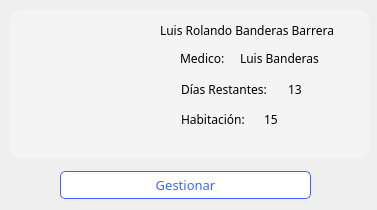
<?xml version="1.0" encoding="UTF-8"?>
<ui version="4.0">
 <class>recepcionista_tarjeta_internados</class>
 <widget class="QWidget" name="recepcionista_tarjeta_internados">
  <property name="geometry">
   <rect>
    <x>0</x>
    <y>0</y>
    <width>377</width>
    <height>210</height>
   </rect>
  </property>
  <property name="windowTitle">
   <string>Form</string>
  </property>
  <widget class="QLabel" name="label">
   <property name="geometry">
    <rect>
     <x>10</x>
     <y>10</y>
     <width>359</width>
     <height>149</height>
    </rect>
   </property>
   <property name="styleSheet">
    <string notr="true">background: #F4F4F4;
border-radius: 10px;</string>
   </property>
   <property name="text">
    <string/>
   </property>
  </widget>
  <widget class="QLabel" name="lbl_prioridad_medico_tarjeta_horario">
   <property name="geometry">
    <rect>
     <x>181</x>
     <y>111</y>
     <width>75</width>
     <height>16</height>
    </rect>
   </property>
   <property name="minimumSize">
    <size>
     <width>75</width>
     <height>0</height>
    </size>
   </property>
   <property name="maximumSize">
    <size>
     <width>75</width>
     <height>16777215</height>
    </size>
   </property>
   <property name="font">
    <font>
     <family>Montserrat</family>
    </font>
   </property>
   <property name="styleSheet">
    <string notr="true">background: #F4F4F4;</string>
   </property>
   <property name="text">
    <string>Habitación:</string>
   </property>
  </widget>
  <widget class="QLabel" name="lbl_dias_restantes">
   <property name="geometry">
    <rect>
     <x>288</x>
     <y>81</y>
     <width>16</width>
     <height>16</height>
    </rect>
   </property>
   <property name="font">
    <font>
     <family>Montserrat</family>
    </font>
   </property>
   <property name="styleSheet">
    <string notr="true">background: #F4F4F4;
</string>
   </property>
   <property name="text">
    <string>13</string>
   </property>
  </widget>
  <widget class="QPushButton" name="btn_gestionar_internado">
   <property name="geometry">
    <rect>
     <x>60</x>
     <y>171</y>
     <width>251</width>
     <height>28</height>
    </rect>
   </property>
   <property name="font">
    <font>
     <family>Montserrat</family>
     <pointsize>10</pointsize>
    </font>
   </property>
   <property name="styleSheet">
    <string notr="true">*{
	background-color: white;
	color: #3E64FF;
	border: 1px solid #3E64FF;
	border-radius: 5px;
	padding: 5px;
}

:hover{
	color: white;
	background-color: #3E64FF;
}</string>
   </property>
   <property name="text">
    <string>Gestionar</string>
   </property>
  </widget>
  <widget class="QLabel" name="lbl_nombre_paciente">
   <property name="geometry">
    <rect>
     <x>160</x>
     <y>20</y>
     <width>201</width>
     <height>20</height>
    </rect>
   </property>
   <property name="font">
    <font>
     <family>Montserrat</family>
    </font>
   </property>
   <property name="styleSheet">
    <string notr="true">background:none;</string>
   </property>
   <property name="text">
    <string>Luis Rolando Banderas Barrera</string>
   </property>
  </widget>
  <widget class="QLabel" name="lbl_foto_paciente">
   <property name="geometry">
    <rect>
     <x>20</x>
     <y>25</y>
     <width>100</width>
     <height>100</height>
    </rect>
   </property>
   <property name="styleSheet">
    <string notr="true">background:none;</string>
   </property>
   <property name="text">
    <string/>
   </property>
   <property name="pixmap">
    <pixmap resource="../../resources.qrc">:/imagenes/Imagenes/imgPrueba.png</pixmap>
   </property>
   <property name="scaledContents">
    <bool>true</bool>
   </property>
  </widget>
  <widget class="QLabel" name="label_2">
   <property name="geometry">
    <rect>
     <x>181</x>
     <y>81</y>
     <width>99</width>
     <height>16</height>
    </rect>
   </property>
   <property name="font">
    <font>
     <family>Montserrat</family>
    </font>
   </property>
   <property name="styleSheet">
    <string notr="true">background: #F4F4F4;</string>
   </property>
   <property name="text">
    <string>Días Restantes:</string>
   </property>
  </widget>
  <widget class="QLabel" name="lbl_habitacion">
   <property name="geometry">
    <rect>
     <x>264</x>
     <y>111</y>
     <width>16</width>
     <height>16</height>
    </rect>
   </property>
   <property name="font">
    <font>
     <family>Montserrat</family>
    </font>
   </property>
   <property name="styleSheet">
    <string notr="true">background: #F4F4F4;</string>
   </property>
   <property name="text">
    <string>15</string>
   </property>
  </widget>
  <widget class="QLabel" name="label_4">
   <property name="geometry">
    <rect>
     <x>180</x>
     <y>50</y>
     <width>51</width>
     <height>16</height>
    </rect>
   </property>
   <property name="font">
    <font>
     <family>Montserrat</family>
    </font>
   </property>
   <property name="styleSheet">
    <string notr="true">background: #F4F4F4;</string>
   </property>
   <property name="text">
    <string>Medico:</string>
   </property>
  </widget>
  <widget class="QLabel" name="lbl_medico">
   <property name="geometry">
    <rect>
     <x>240</x>
     <y>50</y>
     <width>92</width>
     <height>16</height>
    </rect>
   </property>
   <property name="font">
    <font>
     <family>Montserrat</family>
    </font>
   </property>
   <property name="styleSheet">
    <string notr="true">background: #F4F4F4;
</string>
   </property>
   <property name="text">
    <string>Luis Banderas</string>
   </property>
  </widget>
 </widget>
 <resources>
  <include location="../../resources.qrc"/>
 </resources>
 <connections/>
</ui>
